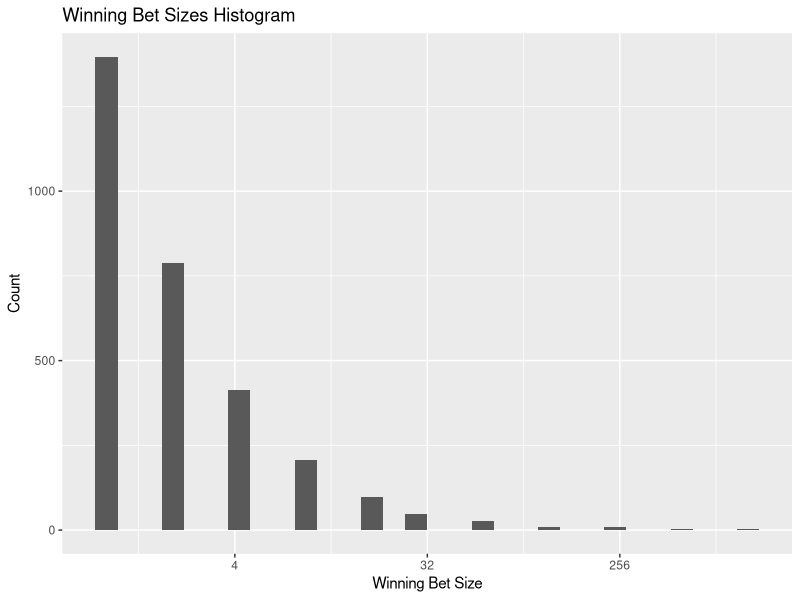
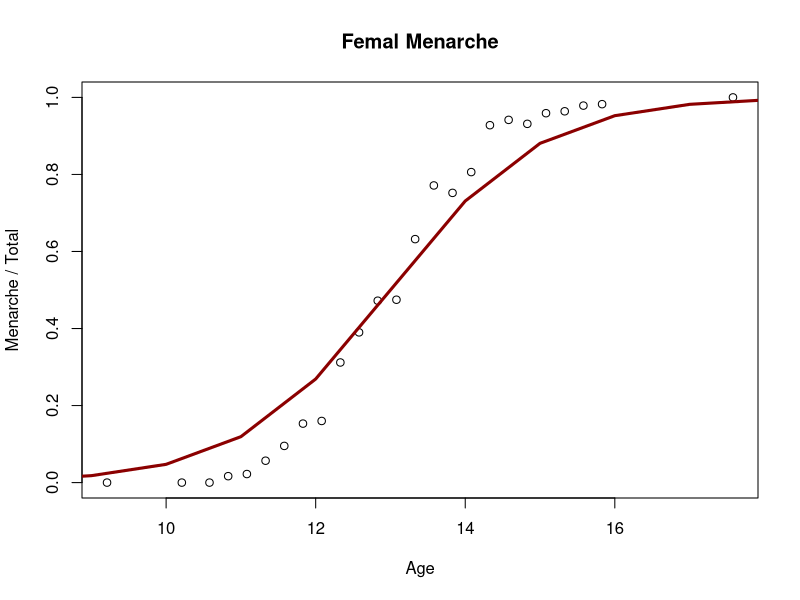
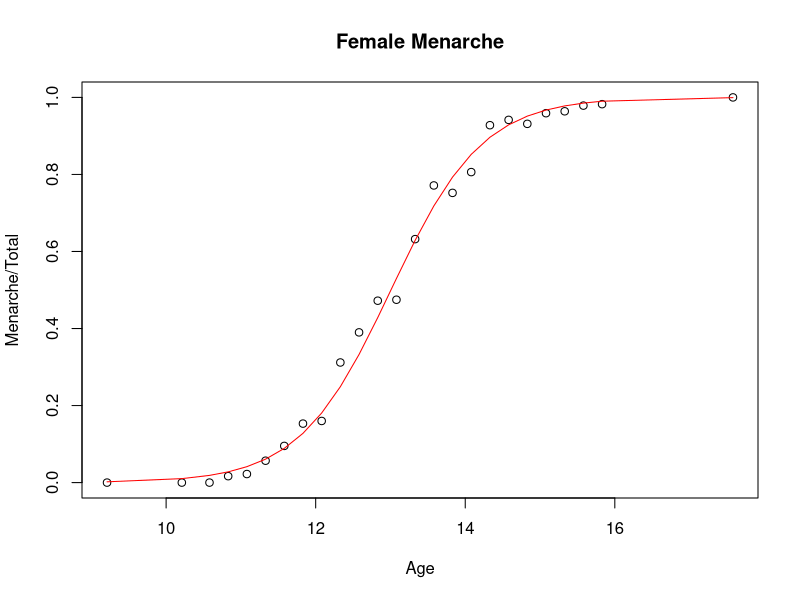

Recreate these plots in R, in order.

# 4 f
bet <- function(){
    
  # set money to be 1€
  betMoney = 1
  wonMoney = 0
  totalBets = 0
  highestBet = 0
  biggestLoss = 0
  
  winningBetSizes = c()
  while(wonMoney != 3000){
    
    # put money in the middle
    wonMoney = wonMoney - betMoney
    if(wonMoney < biggestLoss){ biggestLoss = wonMoney}
    
    # throw ball 
    fieldColor = sample(c("red","black","green"), 1, prob=c(18/37,18/37, 1/37), replace = T)
    totalBets = totalBets + 1
    
    if(fieldColor == "red"){
      
      winningBetSizes = c(winningBetSizes, betMoney)
      wonMoney = wonMoney + (betMoney * 2)
      
      if(betMoney > highestBet) { highestBet = betMoney}
      betMoney = 1
    }
    else {
      betMoney = betMoney * 2
    }
  }
  
  print(paste(c("total bets: ", totalBets, "highest bet: ", highestBet, " highest loss: ", biggestLoss), collapse = " "))
#   hist(winningBetSizes, xlim=c(0,3000), xlab="occurrences", ylab="Winning Bet Size", main="Winning Bet Sizes")
  
  library(ggplot2)
  dfr <- data.frame(x = winningBetSizes)
  ggplot(dfr, aes(x)) + geom_histogram() + scale_x_continuous(trans="log2") + xlab("Winning Bet Size") + ylab("Count") + ggtitle("Winning Bet Sizes Histogram")
}

bet()

# Assignment 8

library(MASS)
plot(x=menarche$Age, y=menarche$Menarche/menarche$Total,xlab="Age", ylab="Menarche / Total", main="Femal Menarche")
prob_distr = plogis(8:19, location = 13, scale=1)
n = 8:19
lines(n,prob_distr, lwd=3, col="dark red")

glm.out <- glm(cbind(Menarche, Total-Menarche) ~ Age, family="binomial", data=menarche)
plot(Menarche/Total ~ Age, data=menarche, main="Female Menarche")
lines(menarche$Age, glm.out$fitted, type="l", col="red")

